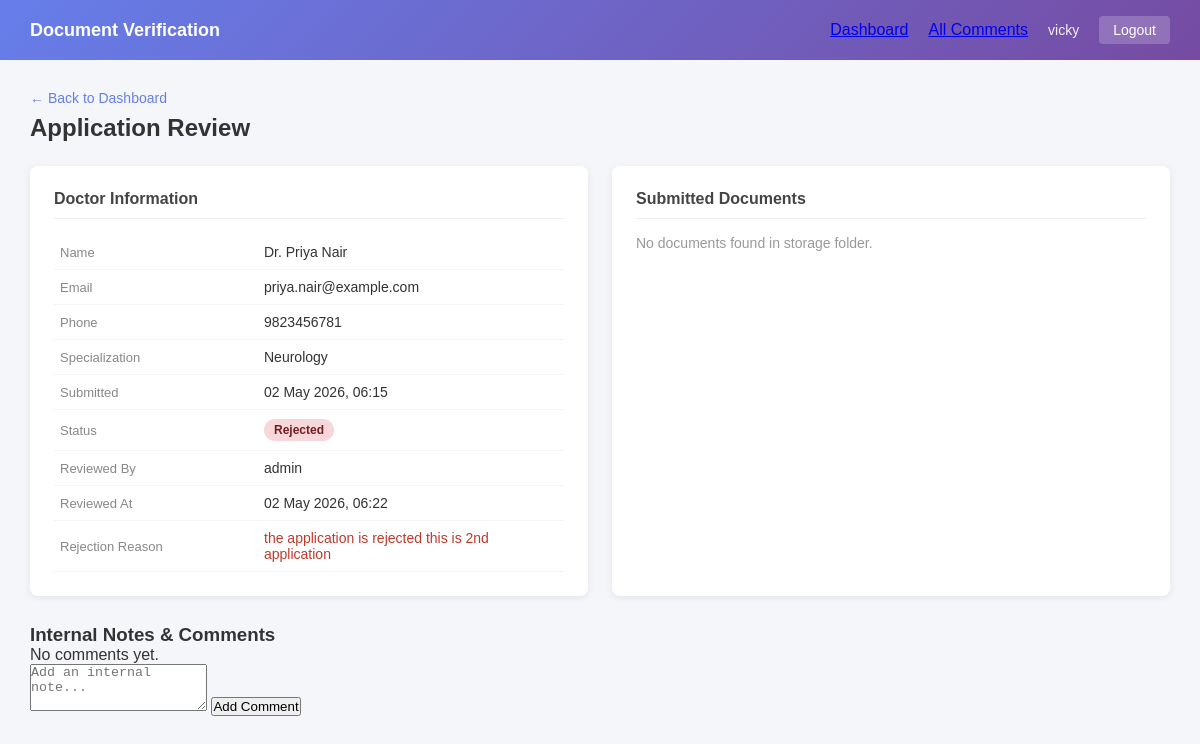
The page /application/2/ (signed in) on the database its author committed.
### doc_review/models.py (models this page shows, shortened)
class DoctorApplication(models.Model):
    STATUS_PENDING = 'pending'
    STATUS_APPROVED = 'approved'
    STATUS_REJECTED = 'rejected'
    STATUS_CHOICES = [
        (STATUS_PENDING, 'Pending'),
        (STATUS_APPROVED, 'Approved'),
        (STATUS_REJECTED, 'Rejected'),
    ]
    full_name = models.CharField(max_length=200)
    email = models.EmailField()
    phone = models.CharField(max_length=20)
    specialization = models.CharField(max_length=200)
    doc_folder = models.CharField(max_length=500)
    status = models.CharField(max_length=20, choices=STATUS_CHOICES, default=STATUS_PENDING)
    rejection_reason = models.TextField(blank=True, default='')
    reviewed_by = models.ForeignKey(
        User, null=True, blank=True,
        on_delete=models.SET_NULL,
        related_name='reviewed_applications'
    )
    reviewed_at = models.DateTimeField(null=True, blank=True)
    submitted_at = models.DateTimeField(auto_now_add=True)

### doc_review/views.py (the view, shortened to what this page needs)
# urls.py: path('application/<int:pk>/', views.application_detail, name='application_detail'),
@login_required
def application_detail(request, pk):
    application = get_object_or_404(DoctorApplication, pk=pk)
    folder_path = os.path.join(settings.MEDIA_ROOT, application.doc_folder)
    doc_files = []
    if os.path.isdir(folder_path):
        for filename in os.listdir(folder_path):
            doc_files.append({
                'name': filename,
                'url': f"{settings.MEDIA_URL}{application.doc_folder}/{filename}",
            })
    comments = application.comments.select_related('author').order_by('created_at')
    return render(request, 'doc_review/application_detail.html', {
        'application': application,
        'doc_files': doc_files,
        'comments': comments,
    })

### templates/doc_review/application_detail.html (shortened to what this page needs)
{% extends 'doc_review/base.html' %}
{% block content %}
<div class="page-header">
    <a href="{% url 'dashboard' %}" class="back-link">&larr; Back to Dashboard</a>
    <h2>Application Review</h2>
</div>
<div class="detail-grid">
    <div class="detail-card">
        <h3>Doctor Information</h3>
        <table class="info-table">
            <tr><td>Name</td><td>{{ application.full_name }}</td></tr>
            <tr><td>Email</td><td>{{ application.email }}</td></tr>
            <tr><td>Phone</td><td>{{ application.phone }}</td></tr>
            <tr><td>Specialization</td><td>{{ application.specialization }}</td></tr>
            <tr><td>Submitted</td><td>{{ application.submitted_at|date:"d M Y, H:i" }}</td></tr>
            <tr>
                <td>Status</td>
                <td><span class="badge badge-{{ application.status }}">{{ application.get_status_display }}</span></td>
            </tr>
            {% if application.reviewed_by %}
            <tr><td>Reviewed By</td><td>{{ application.reviewed_by.username }}</td></tr>
            <tr><td>Reviewed At</td><td>{{ application.reviewed_at|date:"d M Y, H:i" }}</td></tr>
            {% endif %}
            {% if application.rejection_reason %}
            <tr><td>Rejection Reason</td><td class="rejection-text">{{ application.rejection_reason }}</td></tr>
            {% endif %}
        </table>
    </div>
    <div class="detail-card">
        <h3>Submitted Documents</h3>
        {% if doc_files %}
        <ul class="doc-list">
            {% for doc in doc_files %}
            <li class="doc-item">
                <span class="doc-icon">&#128196;</span>
                <a href="{{ doc.url }}" target="_blank" class="doc-link">{{ doc.name }}</a>
            </li>
            {% endfor %}
        </ul>
        {% else %}
        <p class="no-docs">No documents found in storage folder.</p>
        {% endif %}
    </div>
</div>
<div class="comments-section">
    <h3>Internal Notes &amp; Comments</h3>
    {% if comments %}
        <div class="comment-thread">
            {% for comment in comments %}
            <div class="comment-item">
                <div class="comment-header">
                    <span class="comment-author">{{ comment.author.username }}</span>
                    <span class="comment-time">{{ comment.created_at|date:"d M Y, H:i" }}</span>
                </div>
                <div class="comment-body">{{ comment.text }}</div>
            </div>
            {% endfor %}
        </div>
    {% else %}
        <p class="no-comments">No comments yet.</p>
    {% endif %}
    <form method="POST" action="" class="comment-form">
        <textarea name="comment_text" rows="3" placeholder="Add an internal note..."></textarea>
        <button type="submit" class="btn-comment">Add Comment</button>
    </form>
</div>
{% endblock %}

### templates/doc_review/base.html (shortened to what this page needs)
{% load static %}
<!DOCTYPE html>
<html lang="en">
<head>
    <link rel="stylesheet" href="{% static 'doc_review/style.css' %}">
</head>
<body>
    <nav class="navbar">
        <div class="nav-brand">Document Verification</div>
        <div class="nav-links">
            <a href="{% url 'dashboard' %}" class="nav-link">Dashboard</a>
            <a href="{% url 'all_comments' %}" class="nav-link">All Comments</a>
            <span class="nav-user">{{ request.user.username }}</span>
            <a href="{% url 'logout' %}" class="nav-logout">Logout</a>
        </div>
    </nav>
    <div class="main-content">
        {% block content %}{% endblock %}
    </div>
</body>
</html>

### static/doc_review/style.css (style rules this page uses)
* { margin: 0; padding: 0; box-sizing: border-box; }
body { font-family: Arial, Helvetica, sans-serif; background: #f4f6f9; color: #333; }
.navbar { background: linear-gradient(135deg, #667eea 0%, #764ba2 100%); color: white; padding: 0 30px; height: 60px; display: flex; align-items: center; justify-content: space-between; }
.nav-brand { font-size: 18px; font-weight: bold; }
.nav-links { display: flex; align-items: center; gap: 20px; }
.nav-user { font-size: 14px; opacity: 0.9; }
.nav-logout { color: white; text-decoration: none; font-size: 14px; background: rgba(255,255,255,0.2); padding: 6px 14px; border-radius: 4px; }
.main-content { padding: 30px; max-width: 1200px; margin: 0 auto; }
.page-header { margin-bottom: 24px; }
.page-header h2 { font-size: 24px; color: #333; }
.back-link { font-size: 14px; color: #667eea; text-decoration: none; display: block; margin-bottom: 8px; }
.badge { display: inline-block; padding: 4px 10px; border-radius: 12px; font-size: 12px; font-weight: bold; }
.badge-rejected { background: #f8d7da; color: #721c24; }
.detail-grid { display: grid; grid-template-columns: 1fr 1fr; gap: 24px; margin-bottom: 28px; }
.detail-card { background: white; border-radius: 8px; padding: 24px; box-shadow: 0 2px 8px rgba(0,0,0,0.07); }
.detail-card h3 { font-size: 16px; margin-bottom: 16px; color: #444; border-bottom: 1px solid #eee; padding-bottom: 10px; }
.info-table { width: 100%; border-collapse: collapse; }
.info-table td { padding: 9px 6px; font-size: 14px; border-bottom: 1px solid #f5f5f5; }
.info-table td:first-child { color: #888; width: 40%; font-size: 13px; }
.rejection-text { color: #c0392b; }
.no-docs { color: #999; font-size: 14px; }

### rows shown on the page
DoctorApplication: full_name "Dr. Priya Nair", email "priya.nair@example.com", phone "9823456781", specialization "Neurology", submitted_at "02 May 2026, 06:15", status "Rejected", reviewed_by.username "admin", reviewed_at "02 May 2026, 06:22", rejection_reason "the application is rejected this is 2nd application"

### other values the page prints
{{ request.user.username }} "vicky"
